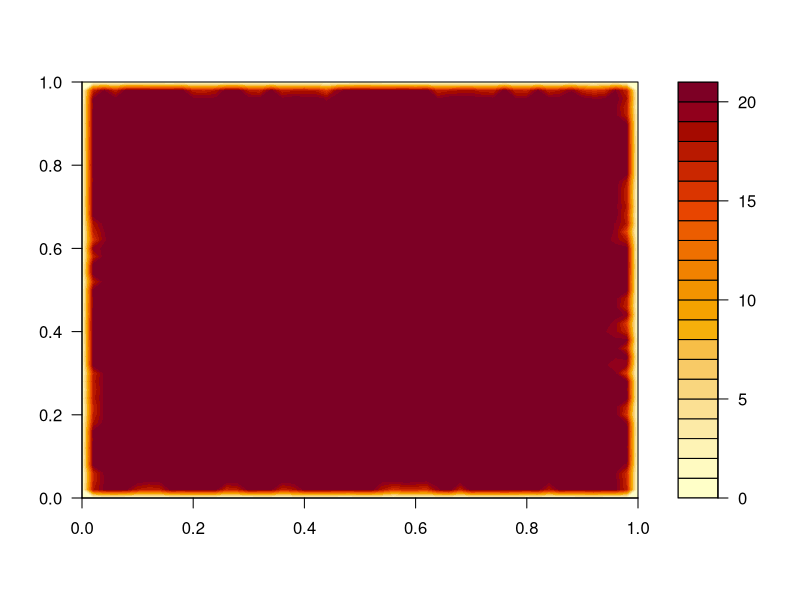
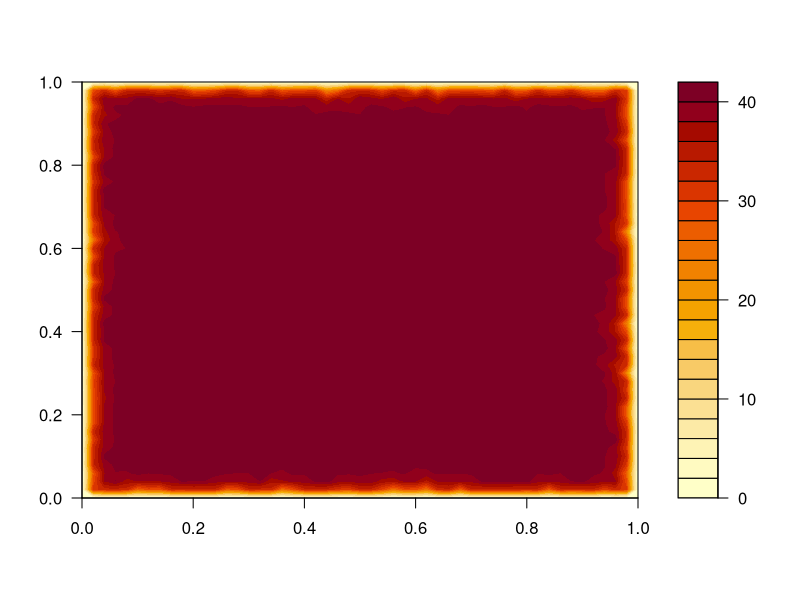
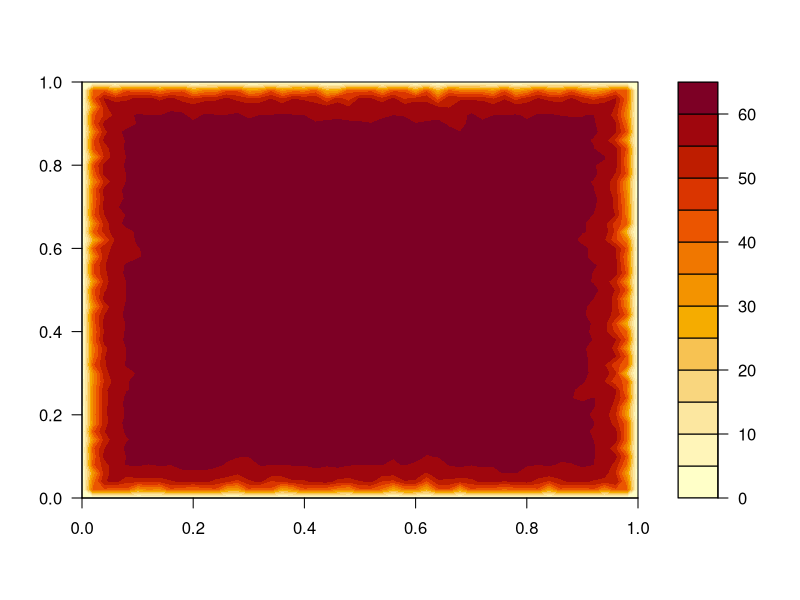
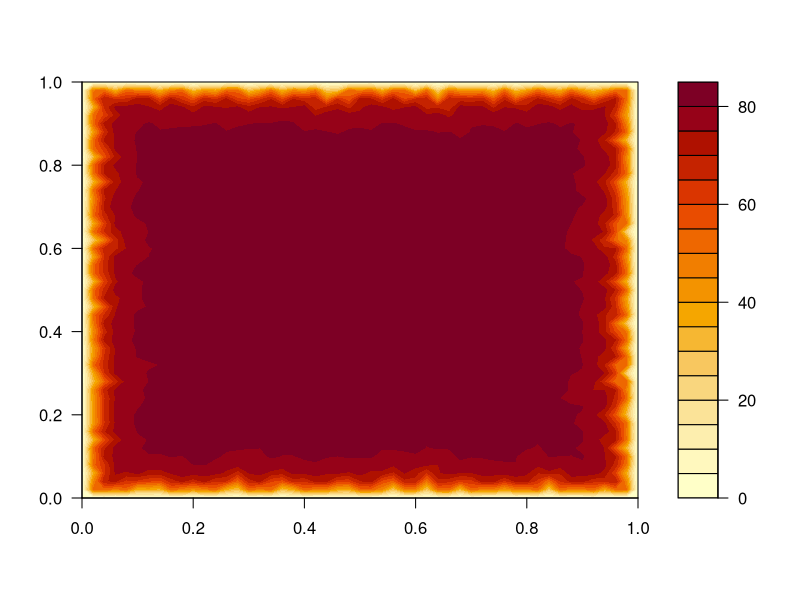
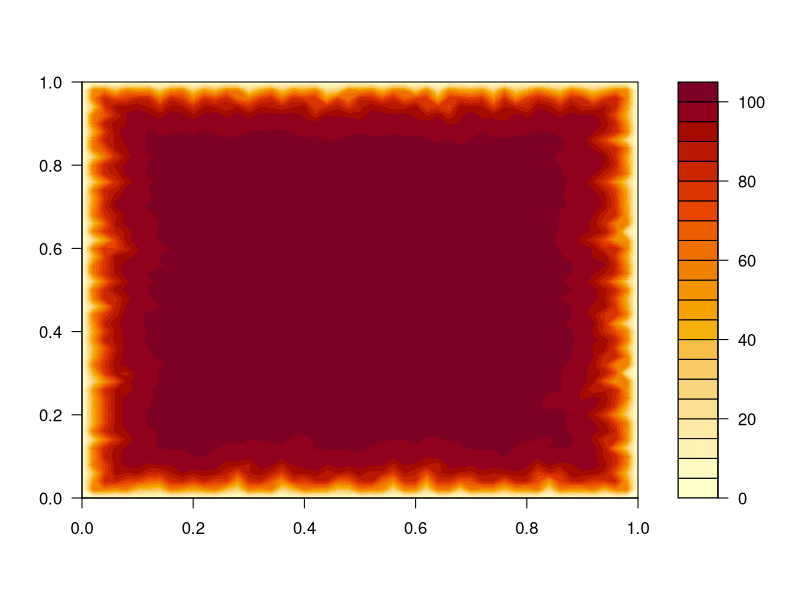
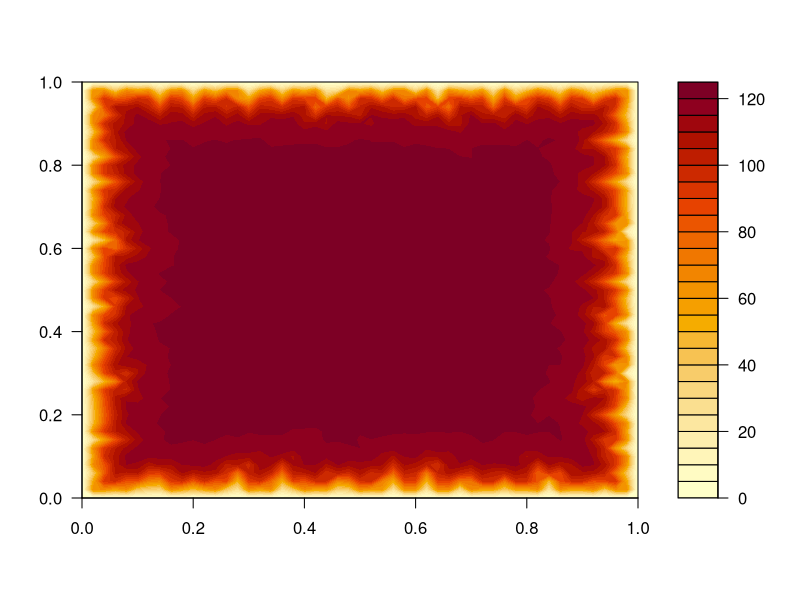
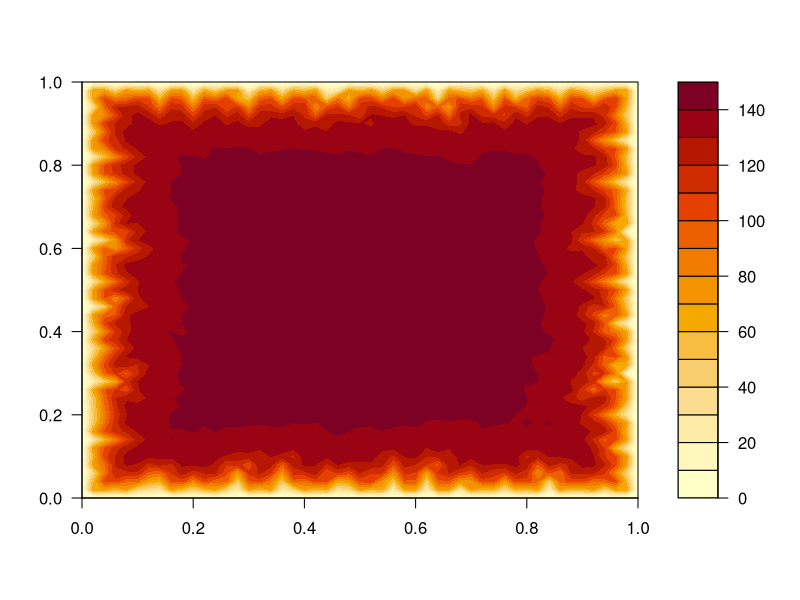
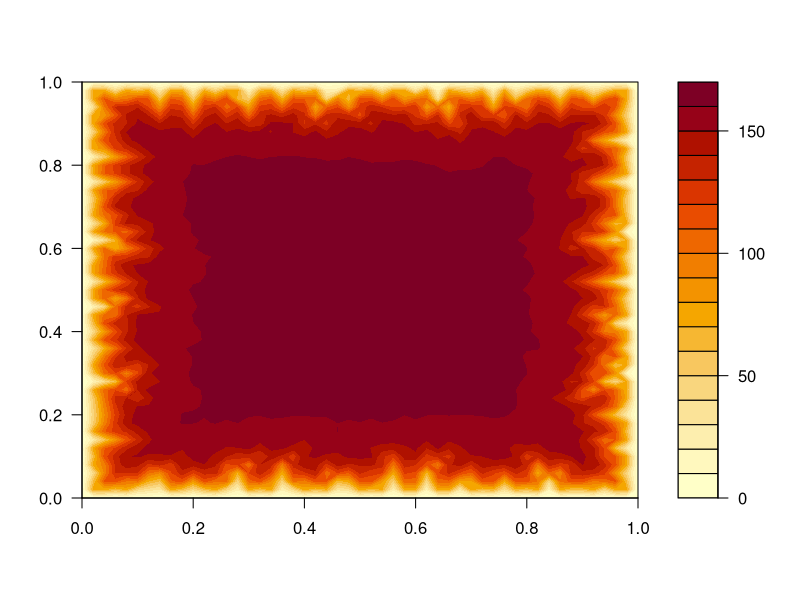

Here is the R script that generated these plots, in order:
find_stack <- function (ijn,ndon,donor){
  for (i in 1:(ndon[ijn])){
    ijk<-donor[i,ijn]
    nstack<<-nstack+1
    stack[nstack]<<-ijk
    if (ndon[ijk]!=0) find_stack(ijk,ndon,donor)
  }
}

nx<-51
ny<-51
nn<-nx*ny
h<-array(0,nn)
rec<-array(0,nn)
le<-array(0,nn)
ndon<-array(0,nn)
donor<-array(0,c(8,nn))
stack<-array(0,nn)
a<-array(0,nn)

xl<-100000.
yl<-100000.
dx<-xl/(nx-1)
dy<-yl/(ny-1)

precipitation<-1.
kf<-1.e-4
m<-0.4
dt<-10000.
nstep<-100
u<-2.e-3
kd<-0

h<-runif(nn)

for (istep in 1:nstep){

for (ij in 1:nn){rec[ij]<-ij}

for (j in 2:(ny-1)){
  for (i in 2:(nx-1)){
    slopemax<-0.0000001
    ij<-i+(j-1)*nx
    for (jj in -1:1){
      for (ii in -1:1){
        iii<-i+ii
        jjj<-j+jj
        ijk<-iii+(jjj-1)*nx
        if (ijk!=ij){
          leng<-sqrt((dx*ii)^2+(dy*jj)^2)
          slope<-(h[ij]-h[ijk])/leng
          if (slope>slopemax){
            slopemax<-slope
            rec[ij]<-ijk
            le[ij]<-leng
          }
        }
      }
    }
  }
}

for (ij in 1:nn){ndon[ij]<-0}

for (ij in 1:nn){
  if (ij!=rec[ij]){
    ijr<-rec[ij]
    ndon[ijr]<-ndon[ijr]+1
    donor[ndon[ijr],ijr]<-ij
  }
}

nstack<-0
for (ij in 1:nn){
  if (ij==rec[ij]){
    nstack<-nstack+1
    stack[nstack]<-ij
    if (ndon[ij]!=0) find_stack(ij,ndon,donor)
  }
}

for (ij in 1:nn){a[ij]<-precipitation*dx*dy}

for (ij in rev(stack)) {
  if (rec[ij]!=ij){
    ijr<-rec[ij]
    a[ijr]<-a[ijr]+a[ij]
  }
}

for (j in 2:(ny-1)){
  for (i in 2:(nx-1)){
    ij<-i+(j-1)*nx
    h[ij]=h[ij]+u*dt
    }
  }

for (ij in stack){
  if (rec[ij]!=ij){
    ijr<-rec[ij]
    fact<-dt*kf*a[ij]^m/le[ij]
    h[ij]<-(h[ij]+fact*h[ijr])/(1.+fact)
  }
}

factx=dt*kd/dx^2
facty=dt*kd/dy^2
for (j in 2:(ny-1)){
  for (i in 2:(nx-1)){
    ij=i+(j-1)*nx
    imj=i-1+(j-1)*nx
    ipj=i+1+(j-1)*nx
    ijm=i+(j-2)*nx
    ijp=i+j*nx
    h[ij]=h[ij]+factx*(h[ipj]-2*h[ij]+h[imj])+facty*(h[ijp]-2*h[ij]+h[ijm])
  }
}

print (c(istep,min(h),mean(h),max(h)))

h2=array(0,c(nx,ny))
for (j in 1:ny){for (i in 1:nx){h2[i,j]=h[i+(j-1)*nx]}}
filled.contour(h2)

}
